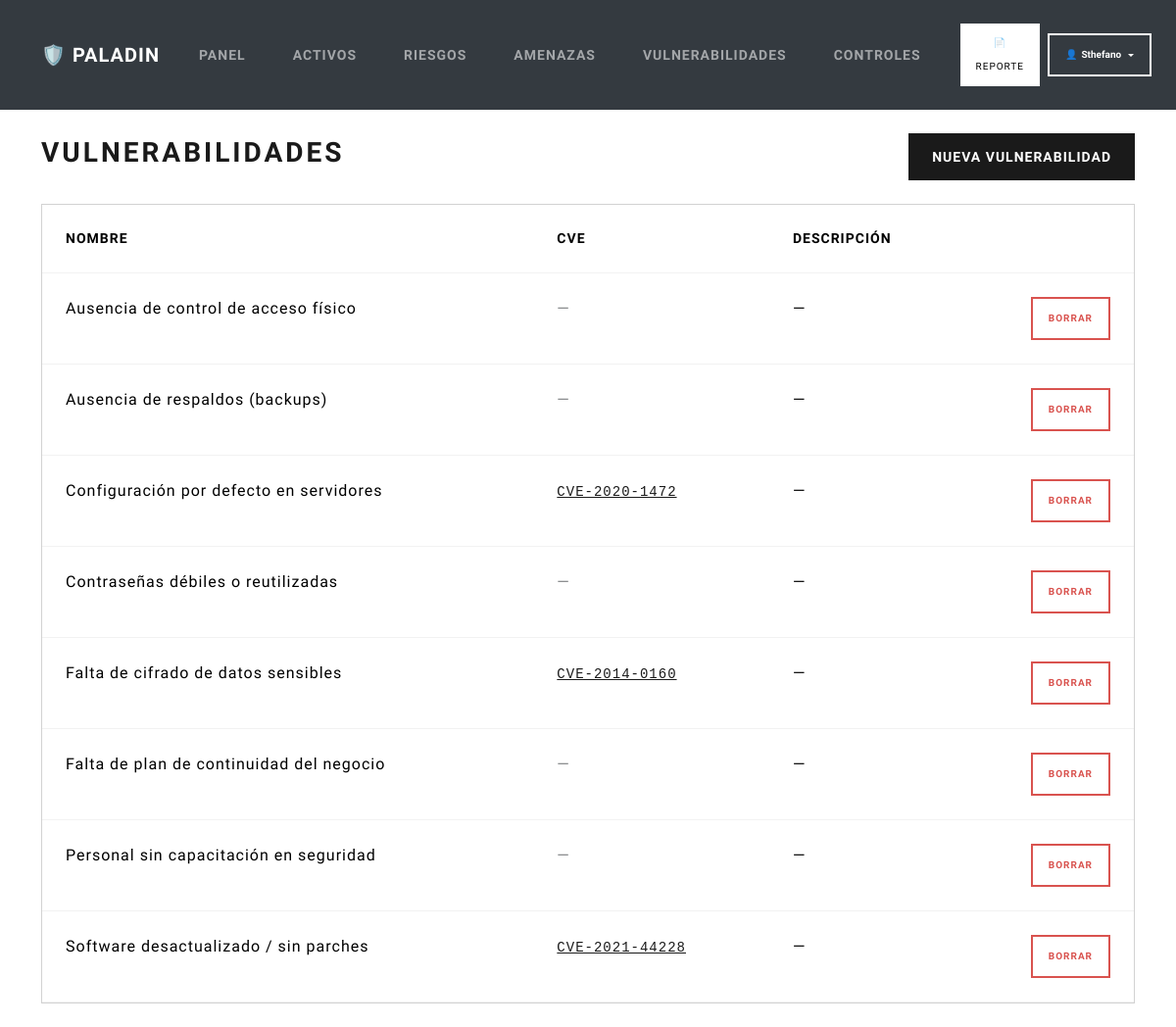
Page /vulnerabilidades/ (signed in) on the committed database.
### riesgos/models.py (models this page shows, shortened)
class Vulnerabilidad(models.Model):
    nombre = models.CharField(max_length=120)
    descripcion = models.TextField(blank=True)
    cve = models.CharField(
        'CVE', max_length=30, blank=True,
        help_text='Identificador CVE asociado, p.ej. CVE-2021-44228 (opcional).'
    )
    class Meta:
        verbose_name = 'Vulnerabilidad'
        verbose_name_plural = 'Vulnerabilidades'
        ordering = ['nombre']

### riesgos/views.py (the view)
# urls.py: path('vulnerabilidades/', views.lista_vulnerabilidades, name='lista_vulnerabilidades'),
def lista_vulnerabilidades(request):
    return render(request, 'riesgos/lista_vulnerabilidades.html',
                  {'vulnerabilidades': Vulnerabilidad.objects.all()})

### riesgos/templates/riesgos/lista_vulnerabilidades.html (shortened to what this page needs)
{% extends 'base.html' %}
{% block contenido %}
<div class="d-flex justify-content-between align-items-center mb-4">
  <h2>Vulnerabilidades</h2>
  <a href="{% url 'crear_vulnerabilidad' %}" class="btn btn-primary">Nueva vulnerabilidad</a>
</div>
<div class="card"><div class="card-body p-0">
  <table class="table table-hover mb-0">
    <thead><tr><th>Nombre</th><th>CVE</th><th>Descripción</th><th></th></tr></thead>
    <tbody>
      {% for v in vulnerabilidades %}
      <tr>
        <td>{{ v.nombre }}</td>
        <td>
          {% if v.cve %}
            <a href="https://nvd.nist.gov/vuln/detail/{{ v.cve }}" target="_blank"><code>{{ v.cve }}</code></a>
          {% else %}<span class="text-muted">—</span>{% endif %}
        </td>
        <td>{{ v.descripcion|default:"—"|truncatechars:100 }}</td>
        <td class="text-end">
          <a href="{% url 'eliminar_vulnerabilidad' v.id %}" class="btn btn-sm btn-outline-danger">Borrar</a>
        </td>
      </tr>
      {% empty %}
      <tr><td colspan="4" class="text-center text-muted py-4">No hay vulnerabilidades registradas.</td></tr>
      {% endfor %}
    </tbody>
  </table>
</div></div>
{% endblock %}

### riesgos/templates/base.html (shortened to what this page needs)
<!doctype html>
<html lang="es">
  <head>
    <link
      rel="stylesheet"
      href="https://cdn.jsdelivr.net/npm/bootswatch@5.3.8/dist/lux/bootstrap.min.css"
    />
  </head>
  <body>
    <nav class="navbar navbar-expand-lg navbar-dark bg-dark d-print-none">
      <div class="container">
        <a class="navbar-brand fw-bold" href="{% url 'dashboard' %}">🛡️ Paladin</a>
        <div class="collapse navbar-collapse" id="nav">
          <ul class="navbar-nav me-auto">
            <li class="nav-item">
              <a class="nav-link" href="{% url 'dashboard' %}">Panel</a>
            </li>
            <li class="nav-item">
              <a class="nav-link" href="{% url 'lista_activos' %}">Activos</a>
            </li>
            <li class="nav-item">
              <a class="nav-link" href="{% url 'lista_riesgos' %}">Riesgos</a>
            </li>
            <li class="nav-item">
              <a class="nav-link" href="{% url 'lista_amenazas' %}">Amenazas</a>
            </li>
            <li class="nav-item">
              <a class="nav-link" href="{% url 'lista_vulnerabilidades' %}">Vulnerabilidades</a>
            </li>
            <li class="nav-item">
              <a class="nav-link" href="{% url 'lista_controles' %}">Controles</a>
            </li>
          </ul>
          <div class="d-flex align-items-center gap-2">
            <a class="btn btn-light btn-sm fw-semibold" href="{% url 'reporte' %}">📄 Reporte</a>
            {% if user.is_authenticated %}
              <div class="dropdown">
                <button class="btn btn-outline-light btn-sm dropdown-toggle d-flex align-items-center gap-1"
                        type="button" data-bs-toggle="dropdown" aria-expanded="false">
                  <span>👤</span><span class="text-capitalize">{{ user.username }}</span>
                </button>
              </div>
            {% endif %}
          </div>
        </div>
      </div>
    </nav>
    <div class="container my-4">
      {% block contenido %}{% endblock %}
    </div>
  </body>
</html>

### rows in the picture
Vulnerabilidad: nombre "Ausencia de control de acceso físico", descripcion "—"
Vulnerabilidad: nombre "Ausencia de respaldos (backups)", descripcion "—"
Vulnerabilidad: nombre "Configuración por defecto en servidores", cve "CVE-2020-1472", descripcion "—"
Vulnerabilidad: nombre "Contraseñas débiles o reutilizadas", descripcion "—"
Vulnerabilidad: nombre "Falta de cifrado de datos sensibles", cve "CVE-2014-0160", descripcion "—"
Vulnerabilidad: nombre "Falta de plan de continuidad del negocio", descripcion "—"
Vulnerabilidad: nombre "Personal sin capacitación en seguridad", descripcion "—"
Vulnerabilidad: nombre "Software desactualizado / sin parches", cve "CVE-2021-44228", descripcion "—"

### other values in the picture
{{ user.username }} "Sthefano"
